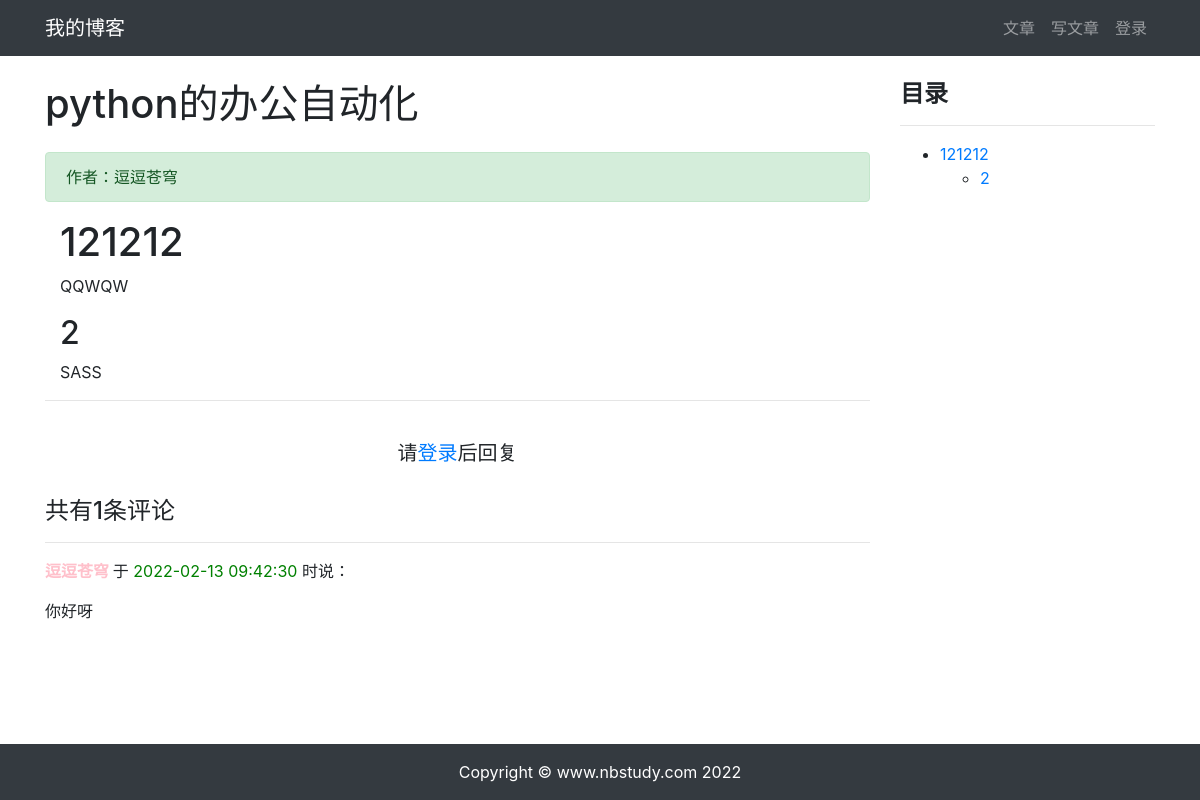
Screenshot of /article/article-detail/10/ with the database file from the repository.
### article/models.py (models this page shows, shortened)
class ArticlePost(models.Model):
    author = models.ForeignKey(User, on_delete=models.CASCADE)
    title = models.CharField(max_length=100)
    body = models.TextField()
    created = models.DateTimeField(default=timezone.now)
    updated = models.DateTimeField(auto_now=True)
    total_views = models.PositiveIntegerField(default=0)
    class Meta:
        ordering = ('-created',)

### comment/models.py (models this page shows, shortened)
class Comment(models.Model):
    article = models.ForeignKey(
        ArticlePost,
        on_delete=models.CASCADE,
        related_name='comments'
    )
    user = models.ForeignKey(
        User,
        on_delete=models.CASCADE,
        related_name='comments'
    )
    body = models.TextField()
    created = models.DateTimeField(auto_now_add=True)
    class Meta:
        ordering = ('created',)

### article/views.py (the view)
# urls.py: path('article-detail/<int:id>/',views.article_detail,name = 'article_detail'),
def article_detail(request,id):
    article = ArticlePost.objects.get(id=id)
    comments = Comment.objects.filter(article=id)
    article.total_views += 1
    article.save(update_fields=['total_views'])
    md = markdown.Markdown(
        extensions=[
            'markdown.extensions.extra',
            'markdown.extensions.codehilite',
            'markdown.extensions.toc',
        ]
    )
    article.body = md.convert(article.body)
    context = {'article':article, 'toc': md.toc, 'comments': comments }
    return render(request,'article/detail.html',context)

### templates/article/detail.html (shortened to what this page needs)
{% extends "base.html" %}
{% block content %}
<div class="container">
    <div class="row">
        <div class="col-9">
        <h1 class=" mt-4 mb-4">{{ article.title }}</h1>
        <div class="alert alert-success">作者：{{ article.author }}
</div>
<div class="col-12">
    <p>{{ article.body|safe}}</p>
</div>
    <hr>
    {% if user.is_authenticated %}
        <div>
            <form
                action="{% url 'comment:post_comment' article.id %}"
                method="POST"
            >
            {% csrf_token %}
                <div class="form-group">
                    <label for="body">
                        <strong>
                            我也要发言：
                        </strong>
                    </label>
                    <textarea
                        type="text"
                        class="form-control"
                        id="body"
                        name="body"
                        rows="2"></textarea>
                </div>
                <button type="submit" class="btn btn-primary ">发送</button>
            </form>
        </div>
        <br>
    {% else %}
        <br>
        <h5 class="row justify-content-center">
            请<a href="{% url 'userprofile:login' %}">登录</a>后回复
        </h5>
        <br>
    {% endif %}
    <h4>共有{{ comments.count }}条评论</h4>
    <div>
        {% for comment in comments %}
            <hr>
            <p>
                <strong style="color: pink">
                    {{ comment.user }}
                </strong> 于
                <span style="color: green">
                    {{ comment.created|date:"Y-m-d H:i:s" }}
                </span> 时说：
            </p>
            <pre style="font-family: inherit; font-size: 1em;">
{{ comment.body }}</pre>
        {% endfor %}
    </div>
</div>
    <div class="col-3 mt-4">
        <h4><strong>目录</strong></h4>
        <hr>
        <div>
            {{ toc|safe }}
        </div>
    </div>
    </div>
</div>
{% endblock content %}

### templates/base.html (shortened to what this page needs)
{% load static %}
<!DOCTYPE html>
<html lang="en">
<head>
    <link rel = "stylesheet" href="{% static 'bootstrap/css/bootstrap.min.css' %}">
    <link rel="stylesheet" href="{% static 'md_css/monokai.css' %}">
</head>
<body>
    {% include 'header.html' %}
 {% block content %}{% endblock content %}
    {% include 'footer.html' %}
</body>
</html>

### templates/header.html (shortened to what this page needs)
<nav class="navbar navbar-expand-lg navbar-dark bg-dark">
    <div class="container">
      <a class="navbar-brand" href="#">我的博客</a>
      <div>
        <ul class="navbar-nav">
            <li class="nav-item">
                <a class="nav-link" href="{% url 'article:article_list' %}">文章</a>
            </li>
            <li class="nav-item">
              <a class="nav-link" href="{% url 'article:article_create' %}">写文章</a>
          </li>
          {% if user.is_authenticated %}
          <li class="nav-item dropdown">
              <a class="nav-link dropdown-toggle" href="#" id="navbarDropdown" role="button" data-toggle="dropdown" aria-haspopup="true" aria-expanded="false">
                {{ user.username }}
              </a>
              <div class="dropdown-menu" aria-labelledby="navbarDropdown">
                <a class="dropdown-item" href='{% url "userprofile:edit" user.id %}'>个人信息</a>
                <a class="dropdown-item" href="{% url "userprofile:logout" %}">退出登录</a>
                <a class="dropdown-item" href="#" onclick="user_delete()">删除用户</a>
              </div>
{% if user.is_authenticated %}
<form
    style="display:none;"
    id="user_delete"
    action="{% url 'userprofile:delete' user.id %}"
    method="POST"
>
{% csrf_token %}
    <button type="submit">发送</button>
</form>
{% endif %}
          </li>
      {% else %}
          <li class="nav-item">
              <a class="nav-link" href="{% url 'userprofile:login' %}">登录</a>
          </li>
      {% endif %}
        </ul>
    </div>
    </div>
  </nav>

### templates/footer.html
{% load static %}
<div>
    <br><br><br>
</div>
<footer class="py-3 bg-dark fixed-bottom">
    <div class="container">
        <p class="m-0 text-center text-white">Copyright &copy; www.nbstudy.com 2022</p>
    </div>
</footer>

### rows the page displays
ArticlePost: title "python的办公自动化", author "逗逗苍穹", body "121212 QQWQW 2 SASS"
Comment: user "逗逗苍穹", created "2022-02-13 09:42:30", body "你好呀"

### other values shown
{{ comments.count }} "1"
{{ toc|safe }} "121212 2"
